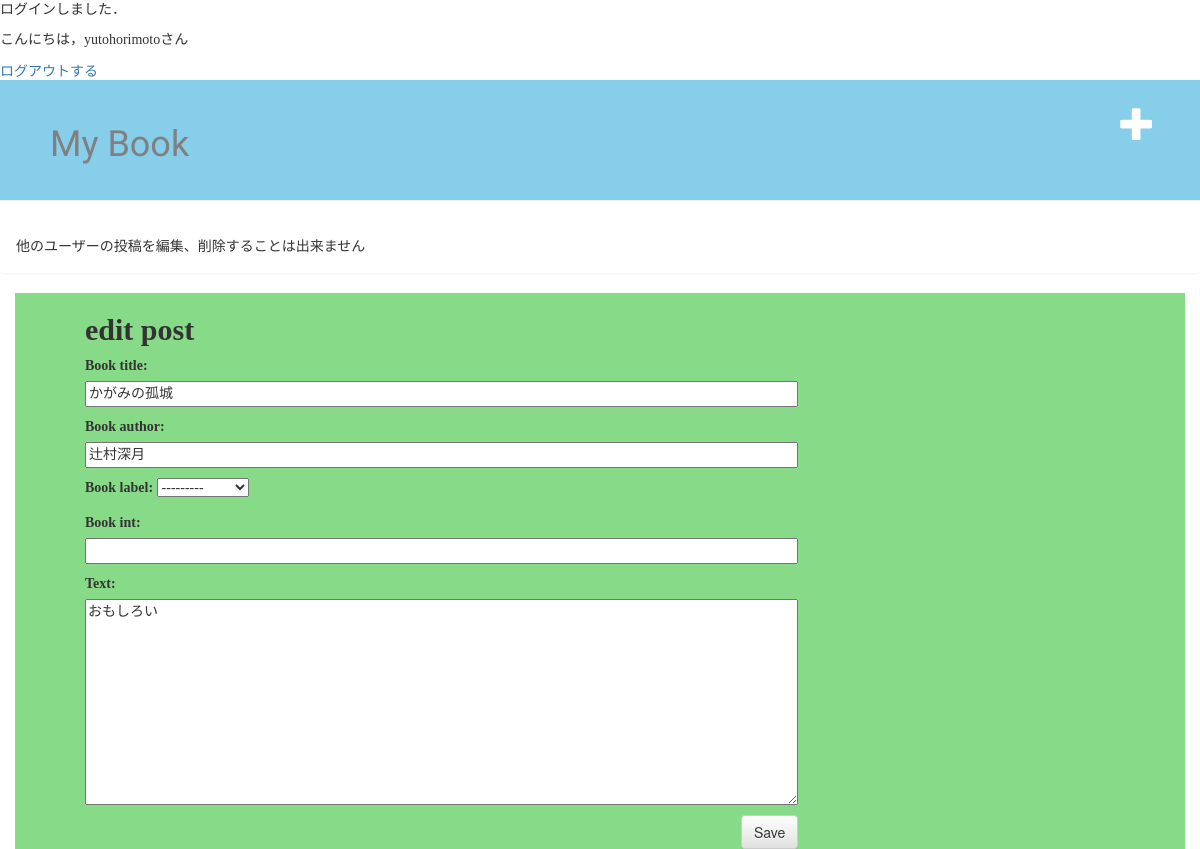
The page /post/2/edit/ (signed in) on the database as committed earlier.
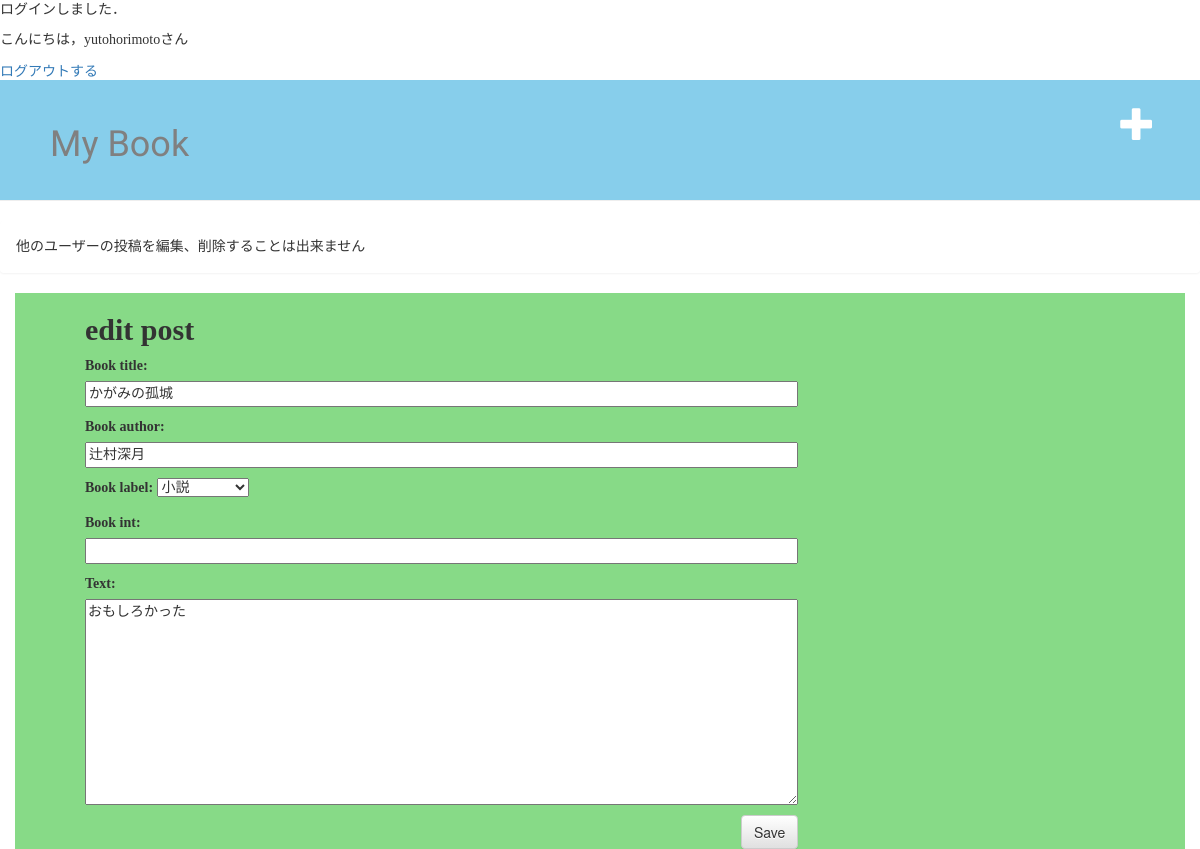
The same page on the database as committed later.
### mybook/models.py (models this page shows, shortened)
class Post(models.Model):
    author = models.ForeignKey(settings.AUTH_USER_MODEL, on_delete=models.CASCADE)
    book_title = models.CharField(max_length=50)
    book_author = models.CharField(max_length=20,blank=True, null=True)
    book_label = models.IntegerField(choices=label_choices,blank=True, null=True)
    book_int = models.CharField(max_length=200,blank=True, null=True)
    text = models.TextField()
    created_date = models.DateTimeField(default=timezone.now)
    published_date = models.DateTimeField(blank=True, null=True)

### mybook/views.py (the view)
# urls.py: path('post/<int:pk>/edit/', views.post_edit, name='post_edit'),
@login_required
def post_edit(request, pk):
    post = get_object_or_404(Post, pk=pk)
    if request.method == "POST":
        form = PostForm(request.POST, instance=post)
        if form.is_valid():
            post = form.save(commit=False)
            if post.author == request.user:
                post.author = request.user
                post.published_date = timezone.now()
                post.save()
                return redirect('post_detail', pk=post.pk)
            else:
                raise PermissionDenied
    else:
        form = PostForm(instance=post)
    return render(request, 'mybook/post_edit.html', {'form': form})

### mybook/forms.py
class PostForm(forms.ModelForm):
    class Meta:
        model = Post
        fields = ('book_title', 'book_author','book_label','book_int','text')

### mybook/templates/mybook/post_edit.html
{% extends 'mybook/base.html' %}
{% block content %}
    <h2>edit post</h2>
    <form method="POST" class="post-form">{% csrf_token %}
        {{ form.as_p }}
        <button type="submit" class="save btn btn-default">Save</button>
    </form>
{% endblock %}

Rows that differ between the two databases and show on the page:
changed Post "かがみの孤城": book_label "---------" → "小説"; text "おもしろい" → "おもしろかった"
